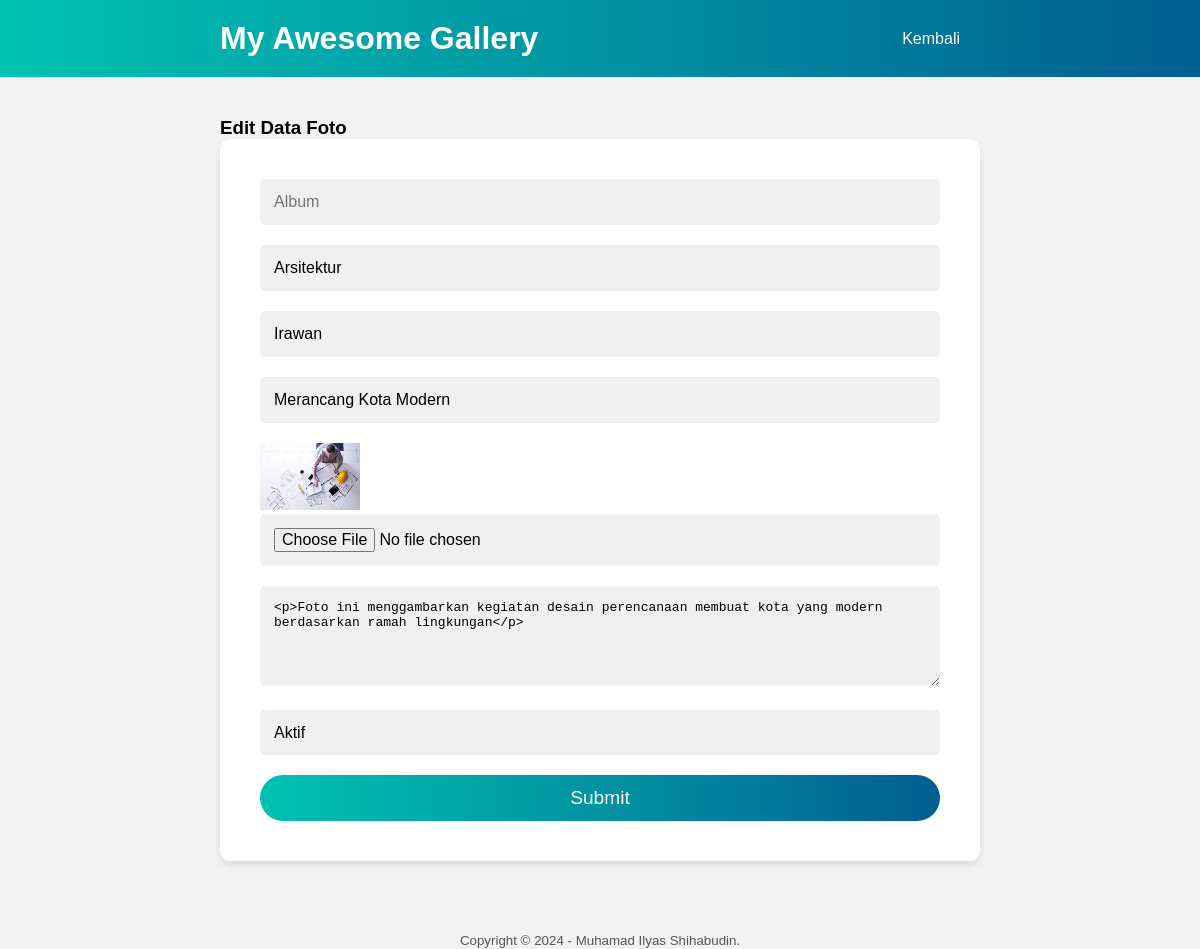
Screenshot of /edit-image.php?id=34 (signed in) with the database file from the repository.
### tables this page shows
CREATE TABLE `tb_image` (
  `image_id` int(11) NOT NULL,
  `category_id` int(11) NOT NULL,
  `category_name` varchar(100) NOT NULL,
  `admin_id` int(11) NOT NULL,
  `admin_name` varchar(100) NOT NULL,
  `image_name` varchar(100) NOT NULL,
  `image_description` text NOT NULL,
  `image` varchar(100) NOT NULL,
  `image_status` tinyint(1) NOT NULL,
  `date_created` timestamp NOT NULL DEFAULT CURRENT_TIMESTAMP ON UPDATE CURRENT_TIMESTAMP
);

### edit-image.php (the view, shortened to what this page needs)
<?php
    include 'db.php';
    $produk = mysqli_query($conn, "SELECT * FROM  tb_image WHERE image_id = '".$_GET['id']."'");
    $p = mysqli_fetch_object($produk);
?>
<!DOCTYPE html>
<html lang="en">
<head>
    <link rel="stylesheet" type="text/css" href="css/edit-image.css">
</head>
<body>
    <header>
    <div class="container">
        <h1><a href="<?php echo ($_SESSION['a_global']['role'] == 'admin') ? 'admin-gallery.php' : 'data-image.php'; ?>">My Awesome Gallery</a></h1>
        <ul>
            <li><a href="<?php echo ($_SESSION['a_global']['role'] == 'admin') ? 'admin-gallery.php' : 'data-image.php'; ?>">Kembali</a></li>
        </ul>
    </div>
   </header>
    <div class="section">
        <div class="container">
            <h3>Edit Data Foto</h3>
            <div class="box">
                <form action="" method="POST" enctype="multipart/form-data">
                    <input type="text" name="album" class="input-control" placeholder="Album" value="<?php echo $p->album ?>" required>
                    <input type="text" name="kategori" class="input-control" placeholder="Kategori Foto" value="<?php echo $p->category_name ?>" readonly="readonly">
                    <input type="text" name="namauser" class="input-control" placeholder="Nama User" value="<?php echo $p->admin_name ?>" readonly="readonly">
                    <input type="text" name="nama" class="input-control" placeholder="Nama Foto" value="<?php echo $p->image_name ?>" required>
                    <img src="foto/<?php echo $p->image ?>" width="100px" />
                    <input type="file" name="gambar" class="input-control">
                    <textarea class="input-control" name="deskripsi" placeholder="Deskripsi"><?php echo $p->image_description ?></textarea><br />
                    <select class="input-control" name="status">
                        <option value="1" <?php echo ($p->image_status == 1)? 'selected':''; ?>>Aktif</option>
                    </select>
                    <input type="submit" name="submit" value="Submit" class="btn">
                </form>
            </div>
        </div>
    </div>
    <footer>
        <div class="container">
            <small>Copyright &copy; 2024 - Muhamad Ilyas Shihabudin.</small>
        </div>
    </footer>
</body>
</html>

### css/edit-image.css (style rules this page uses)
* { margin: 0; padding: 0; box-sizing: border-box; }
body { font-family: 'Montserrat', sans-serif; background-color: #f2f2f2; }
.container { max-width: 800px; margin: 0 auto; padding: 0 20px; }
.section { padding: 40px 0; }
.input-control { width: 100%; padding: 14px; margin-bottom: 20px; border: none; border-radius: 5px; outline: none; font-size: 1em; background-color: rgba(241, 240, 240, 1); box-sizing: border-box; position: relative; }
.btn { width: 100%; padding: 12px; border: none; border-radius: 25px; background: linear-gradient(90deg, rgba(0, 194, 177, 1) 0%, rgba(0, 147, 162, 1) 50%, rgba(0, 94, 145, 1) 100%); color: #fff; font-size: 1.2em; cursor: pointer; transition: background 0.3s ease; box-sizing: border-box; }
footer { text-align: center; margin-top: 30px; }
footer small { color: #555; }
header { background: linear-gradient(90deg, rgba(0, 194, 177, 1) 0%, rgba(0, 147, 162, 1) 50%, rgba(0, 94, 145, 1) 100%); padding: 20px 0; color: #fff; }
header .container { display: flex; justify-content: space-between; align-items: center; }
header h1 a { text-decoration: none; color: #fff; }
header ul { list-style-type: none; margin: 0; padding: 0; }
header ul li { display: inline-block; margin-right: 20px; }
header ul li a { text-decoration: none; color: #fff; }
.box { background-color: #fff; padding: 40px; border-radius: 10px; box-shadow: 0 4px 6px rgba(0, 0, 0, 0.1); }
select.input-control { appearance: none; background-repeat: no-repeat; background-position-x: calc(100% - 8px); background-position-y: center; padding-right: 30px; }
textarea.input-control { min-height: 100px; }

### rows the page displays
tb_image: kategori "Arsitektur", namauser "Irawan", nama "Merancang Kota Modern", image (picture), deskripsi "<p>Foto ini menggambarkan kegiatan desain perencanaan membuat kota yang modern berdasarkan ramah lingkungan</p>", status "Aktif"
